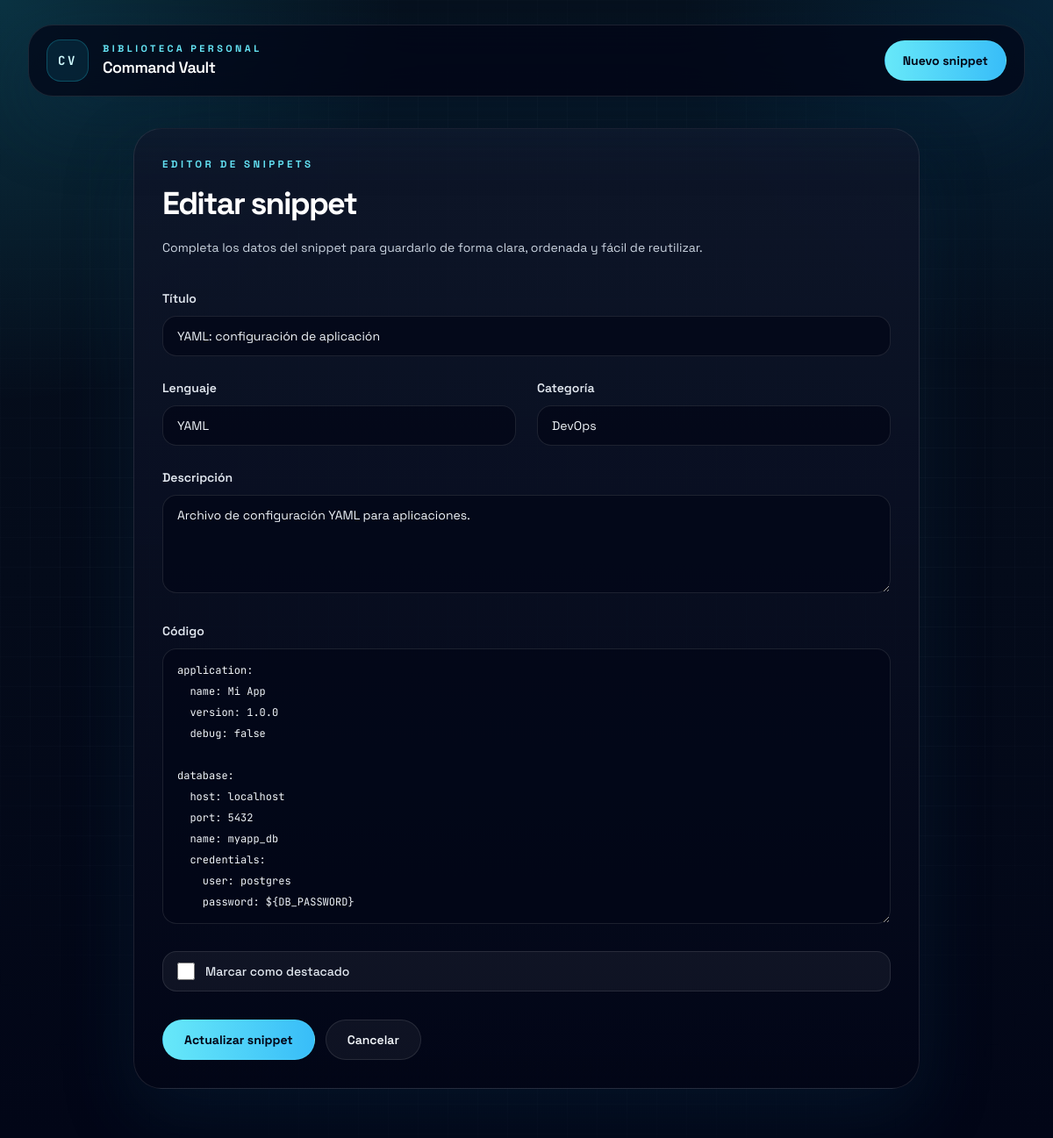
The app's page /editar/109/, older data.
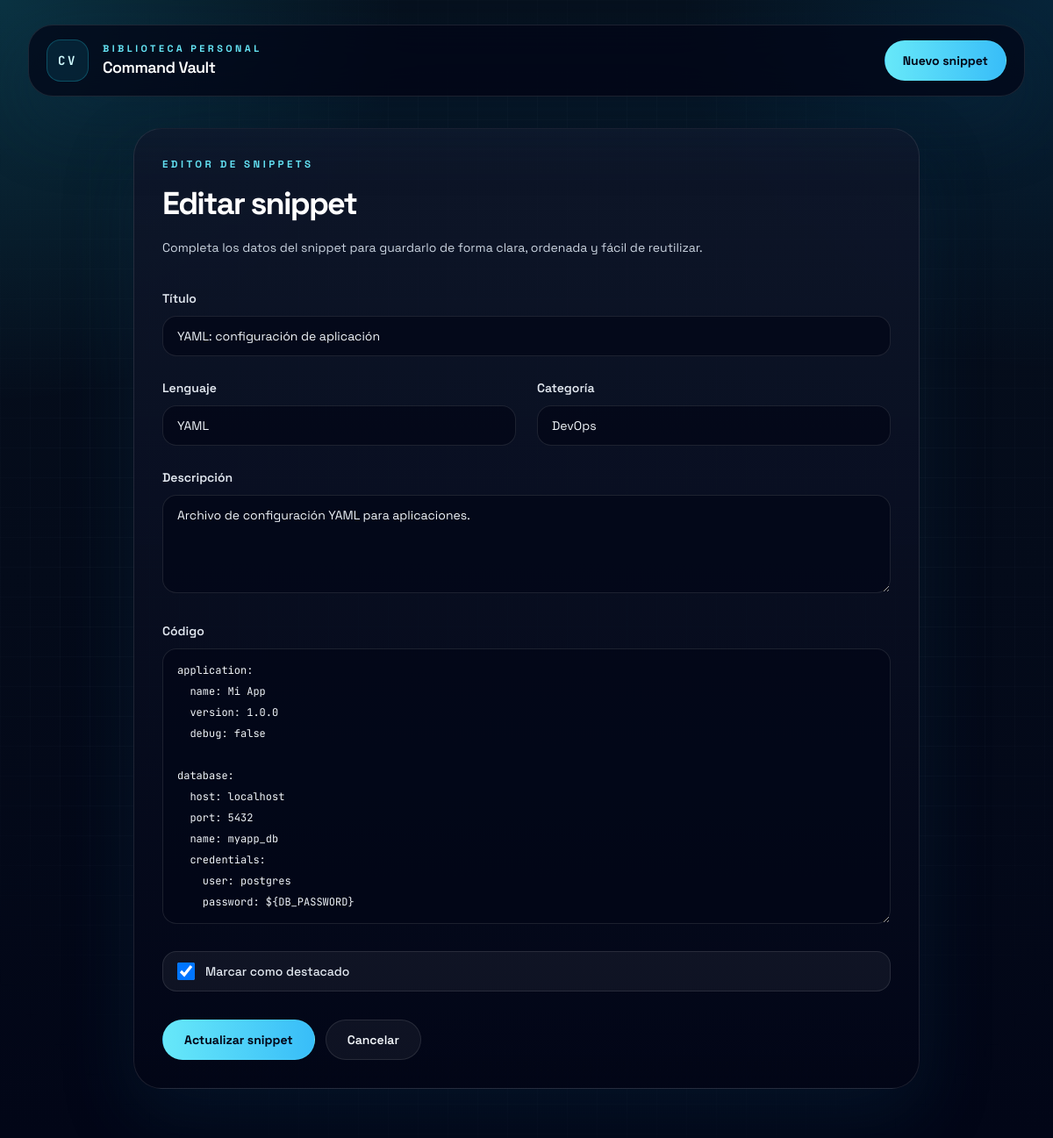
The same page, newer data.
### vault/models.py (models this page shows, shortened)
class Snippet(models.Model):
    LENGUAJES = [
        ('python', 'Python'),
        ('javascript', 'JavaScript'),
        ('html', 'HTML'),
        ('css', 'CSS'),
        ('bash', 'Bash'),
        ('sql', 'SQL'),
        ('django', 'Django'),
        ('git', 'Git'),
        ('docker', 'Docker'),
        ('regex', 'Regex'),
        ('json', 'JSON'),
        ('yaml', 'YAML'),
    ]
    CATEGORIAS = [
        ('backend', 'Backend'),
        ('frontend', 'Frontend'),
        ('database', 'Base de datos'),
        ('devops', 'DevOps'),
        ('utils', 'Utilidades'),
    ]
    titulo = models.CharField(max_length=120)
    lenguaje = models.CharField(max_length=20, choices=LENGUAJES)
    categoria = models.CharField(max_length=20, choices=CATEGORIAS)
    descripcion = models.TextField()
    codigo = models.TextField()
    destacado = models.BooleanField(default=False)
    creado_en = models.DateTimeField(auto_now_add=True)
    actualizado_en = models.DateTimeField(auto_now=True)
    class Meta:
        ordering = ['-creado_en']
        verbose_name = 'Snippet'
        verbose_name_plural = 'Snippets'

### vault/views.py (the view)
# urls.py: path('editar/<int:pk>/', views.snippet_update, name='snippet_update'),
def snippet_update(request, pk):
    snippet = get_object_or_404(Snippet, pk=pk)
    if request.method == 'POST':
        form = SnippetForm(request.POST, instance=snippet)
        if form.is_valid():
            snippet = form.save()
            return redirect('snippet_detail', pk=snippet.pk)
    else:
        form = SnippetForm(instance=snippet)
    return render(request, 'vault/snippet_form.html', {
        'form': form,
        'titulo_pagina': 'Editar snippet',
        'texto_boton': 'Actualizar snippet'
    })

### vault/templates/vault/snippet_form.html (shortened to what this page needs)
{% extends 'vault/base.html' %}
{% block content %}
<section class="mx-auto max-w-4xl">
    <div class="rounded-[32px] border border-white/10 bg-[linear-gradient(180deg,rgba(15,23,42,0.9),rgba(2,6,23,0.96))] p-6 shadow-glow sm:p-8">
        <div class="max-w-2xl">
            <p class="text-[0.72rem] font-bold uppercase tracking-[0.3em] text-cyan-300">Editor de snippets</p>
            <h1 class="mt-4 text-4xl font-bold tracking-[-0.05em] text-white">{{ titulo_pagina }}</h1>
            <p class="mt-4 text-sm leading-7 text-slate-300">Completa los datos del snippet para guardarlo de forma clara, ordenada y fácil de reutilizar.</p>
        </div>
        <form method="post" class="mt-8 space-y-6">
            <div class="space-y-2">
                <label class="text-sm font-semibold text-slate-200" for="{{ form.titulo.id_for_label }}">Título</label>
                {{ form.titulo }}
            </div>
            <div class="grid gap-6 md:grid-cols-2">
                <div class="space-y-2">
                    <label class="text-sm font-semibold text-slate-200" for="{{ form.lenguaje.id_for_label }}">Lenguaje</label>
                    {{ form.lenguaje }}
                </div>
                <div class="space-y-2">
                    <label class="text-sm font-semibold text-slate-200" for="{{ form.categoria.id_for_label }}">Categoría</label>
                    {{ form.categoria }}
                </div>
            </div>
            <div class="space-y-2">
                <label class="text-sm font-semibold text-slate-200" for="{{ form.descripcion.id_for_label }}">Descripción</label>
                {{ form.descripcion }}
            </div>
            <div class="space-y-2">
                <label class="text-sm font-semibold text-slate-200" for="{{ form.codigo.id_for_label }}">Código</label>
                {{ form.codigo }}
            </div>
            <label class="flex items-center gap-3 rounded-2xl border border-white/10 bg-white/5 px-4 py-3 text-sm text-slate-200" for="{{ form.destacado.id_for_label }}">
                {{ form.destacado }}
                <span class="font-medium">Marcar como destacado</span>
            </label>
            <div class="flex flex-wrap gap-3 pt-2">
                <button type="submit" class="inline-flex items-center justify-center rounded-full border border-cyan-300/20 bg-gradient-to-r from-cyan-300 to-sky-400 px-6 py-3 text-sm font-bold text-slate-950 transition hover:-translate-y-0.5">{{ texto_boton }}</button>
                <a href="{% url 'snippet_list' %}" class="inline-flex items-center justify-center rounded-full border border-white/10 bg-white/5 px-6 py-3 text-sm font-semibold text-slate-100 transition hover:border-cyan-300/30 hover:bg-cyan-300/10">Cancelar</a>
            </div>
        </form>
    </div>
</section>
{% endblock %}

Row changes from the older to the newer data that the page shows:
changed Snippet "YAML: configuración de aplicación": destacado "☐" → "☑"
